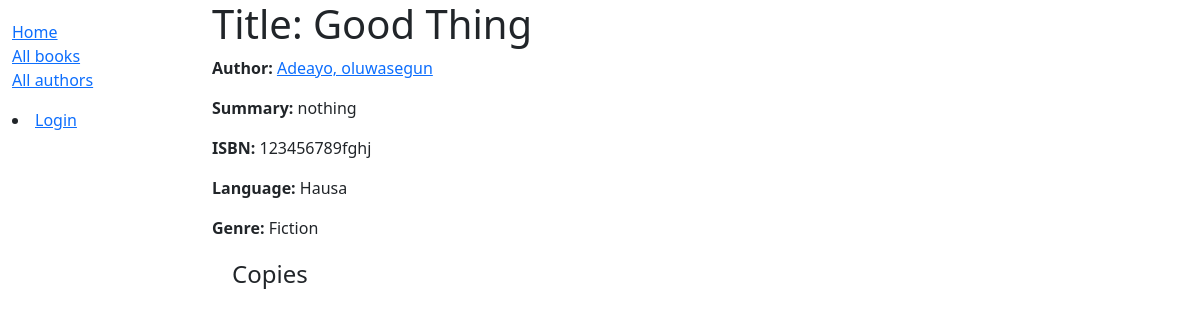
The page /catalog/book/1 on the database as committed earlier.
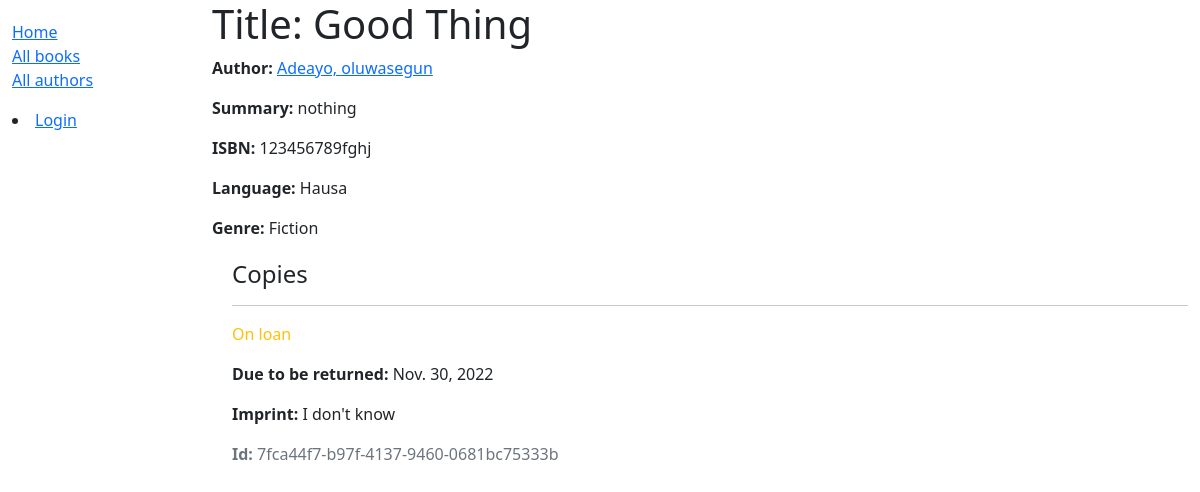
The same page on the database as committed later.
### catalog/models.py (models this page shows, shortened)
class Book(models.Model):
    title = models.CharField(max_length=200)
    author = models.ForeignKey('Author', on_delete=models.SET_NULL, null=True)
    summary = models.TextField(max_length=1000, help_text="Enter a brief description of the book")
    isbn = models.CharField('ISBN', max_length=13,
                            unique=True,
                            help_text='13 Character <a href="https://www.isbn-international.org/content/what-isbn'
                                      '">ISBN number</a>')
    genre = models.ManyToManyField(Genre, help_text="Select a genre for this book")
    language = models.ForeignKey('Language', on_delete=models.SET_NULL, null=True)
    class Meta:
        ordering = ['title', 'author']
    def display_genre(self):
        """Creates a string for the Genre. This is required to display genre in Admin."""
        return ', '.join([genre.name for genre in self.genre.all()[:3]])
    display_genre.short_description = 'Genre'

class Author(models.Model):
    first_name = models.CharField(max_length=100)
    last_name = models.CharField(max_length=100)
    date_of_birth = models.DateField(null=True, blank=True)
    date_of_death = models.DateField('Died', null=True, blank=True)
    def get_absolute_url(self):
        return reverse('author-detail', args=[str(self.id)])
    def __str__(self):
        return f'{self.last_name}, {self.first_name}'
    class Meta:
        ordering = ['last_name']

class Language(models.Model):
    name = models.CharField(max_length=200,
                            help_text="Enter the book's natural language (e.g. English, French, Japanese etc.)")
    def __str__(self):
        return self.name

class Genre(models.Model):
    name = models.CharField(
        max_length=200,
        help_text="Enter a book genre (e.g. Science Fiction, French Poetry etc.)"
        )
    def __str__(self):
        return self.name

class BookInstance(models.Model):
    id = models.UUIDField(primary_key=True, default=uuid.uuid4,
                          help_text="Unique ID for this particular book across whole library")
    book = models.ForeignKey('Book', on_delete=models.RESTRICT, null=True)
    imprint = models.CharField(max_length=200)
    due_back = models.DateField(null=True, blank=True)
    borrower = models.ForeignKey(User, on_delete=models.SET_NULL, null=True, blank=True)
    LOAN_STATUS = (
        ('d', 'Maintenance'),
        ('o', 'On loan'),
        ('a', 'Available'),
        ('r', 'Reserved'),
    )
    status = models.CharField(
        max_length=1,
        choices=LOAN_STATUS,
        blank=True,
        default='d',
        help_text='Book availability')
    class Meta:
        ordering = ['due_back']
        permissions = (("can_mark_returned", "Set book as returned"),)

### catalog/views.py (the view)
# urls.py: path('book/<int:pk>', views.BookDetailView.as_view(), name='book-detail'),
class BookDetailView(generic.DetailView):
    model = Book

### catalog/templates/catalog/book_detail.html
{% extends "base_generic.html" %}
{% block content %}
<h1>Title: {{ book.title }}</h1>
<p><strong>Author:</strong> <a href="{{ book.author.get_absolute_url }}">{{ book.author }}</a></p>
<p><strong>Summary:</strong> {{ book.summary }}</p>
<p><strong>ISBN:</strong> {{ book.isbn }}</p>
<p><strong>Language:</strong> {{ book.language }}</p>
<p><strong>Genre:</strong> {{ book.genre.all|join:", " }}</p>
<div style="margin-left:20px;margin-top:20px">
<h4>Copies</h4>
{% for copy in book.bookinstance_set.all %}
<hr>
<p class="{% if copy.status == 'a' %}text-success{% elif copy.status == 'd' %}text-danger{% else %}text-warning{% endif %}">{{ copy.get_status_display }}</p>
{% if copy.status != 'a' %}<p><strong>Due to be returned:</strong> {{copy.due_back}}</p>{% endif %}
<p><strong>Imprint:</strong> {{copy.imprint}}</p>
<p class="text-muted"><strong>Id:</strong> {{copy.id}}</p>
{% endfor %}
</div>
{% endblock %}

### catalog/templates/base_generic.html (shortened to what this page needs)
<!DOCTYPE html>
<html lang="en">
<head>
  <link href="https://cdn.jsdelivr.net/npm/bootstrap@5.1.3/dist/css/bootstrap.min.css" rel="stylesheet">
  {% load static %}
  <link rel="stylesheet" href="{% static 'css/styles.css' %}">
</head>
<body>
  <div class="container-fluid">
    <div class="row">
      <div class="col-sm-2">
      {% block sidebar %}
        <ul class="sidebar-nav">
          <li><a href="{% url 'index' %}">Home</a></li>
          <li><a href="{% url 'books' %}">All books</a></li>
          <li><a href="{% url 'authors' %}">All authors</a></li>
        </ul>
            {% if user.is_authenticated %}
                <li><a href="{% url 'my-borrowed' %}">My Borrowed</a></li>
                <li>User: {{ user.get_username }}</li>
                <li><a href="{% url 'logout' %}?next={{ request.path }}">Logout</a></li>
            {% else %}
                <li><a href="{% url 'login' %}?next={{ request.path }}">Login</a></li>
            {% endif %}
     {% endblock %}
      </div>
      <div class="col-sm-10 ">
        {% block content %}{% endblock %}
    </div>
    </div>
  </div>
</body>
</html>

### catalog/static/css/styles.css (style rules this page uses)
.sidebar-nav { margin-top: 20px; padding: 0; list-style: none; }

Rows that differ between the two databases and show on the page:
added BookInstance: status "On loan", due_back "Nov. 30, 2022", imprint "I don't know", id "7fca44f7-b97f-4137-9460-0681bc75333b"
